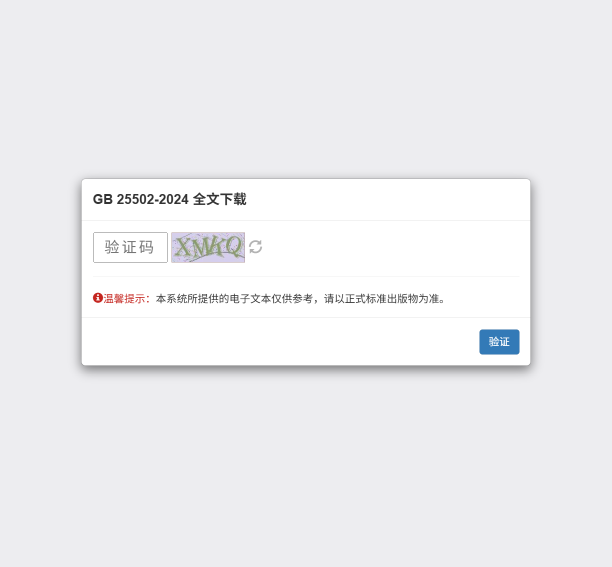
#> input picture 爬取强制性国家标准/captcha.png, 1224 x 1133 px (shown at 1/2 size)
$ python '裁剪截图.py'
#> lines starting #> are read from the running program, lines starting #| are printed output that depends on the picture
from PIL import Image
import numpy as np

# 打开图片
image = Image.open('captcha.png')
#> image is the input picture: PIL image 1224x1133 RGB; mean R, G, B 238, 238.1, 240.5

# 将图片转换为numpy数组
array = np.array(image)

# 验证码的坐标范围（根据计算结果调整）
x_start, y_start, x_end, y_end = 344, 465, 491, 524

# 裁剪验证码
captcha = array[y_start:y_end+1, x_start:x_end+1]  # +1确保包含右下角像素
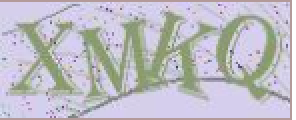
#> captcha: shape (60, 148, 3) (shown 2 times larger); mean R, G, B 190.5, 189.4, 196.8

# 保存裁剪后的验证码
cropped_image = Image.fromarray(captcha)
cropped_image.save('裁剪后的验证码.png')
